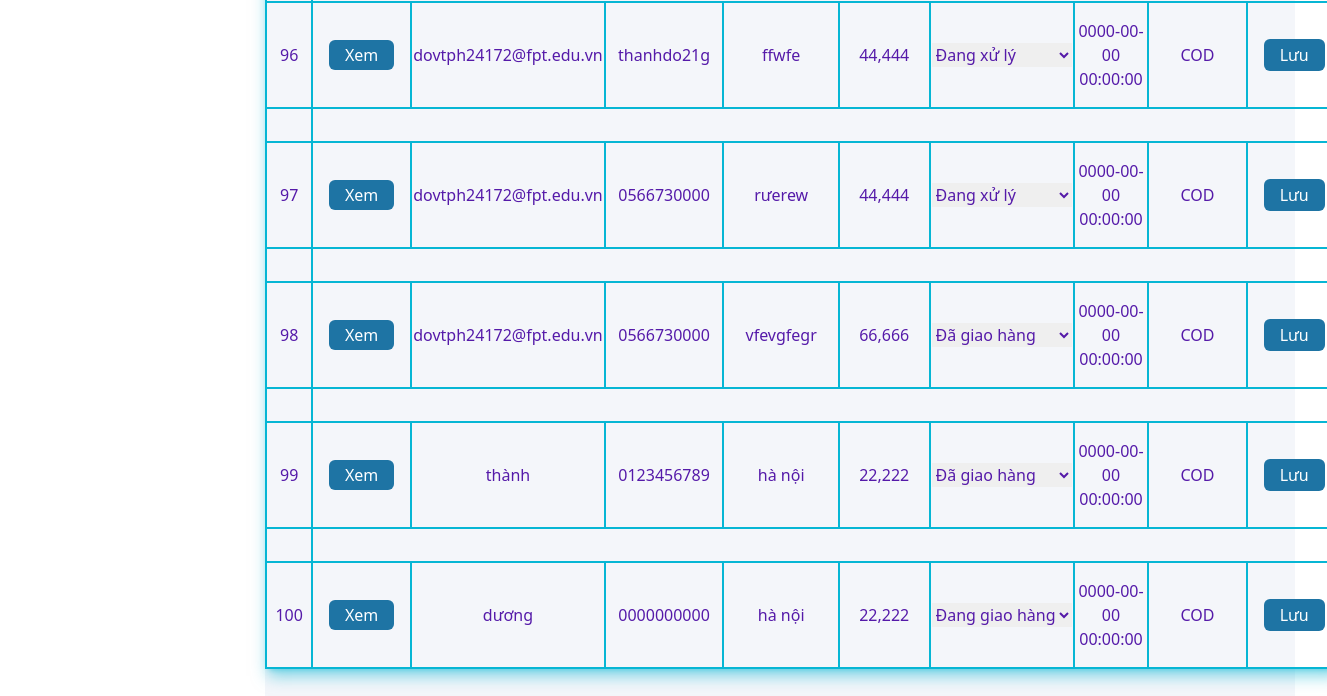
Page /admin/index.php?act=listorder (signed in, lower part) on the earlier database version.
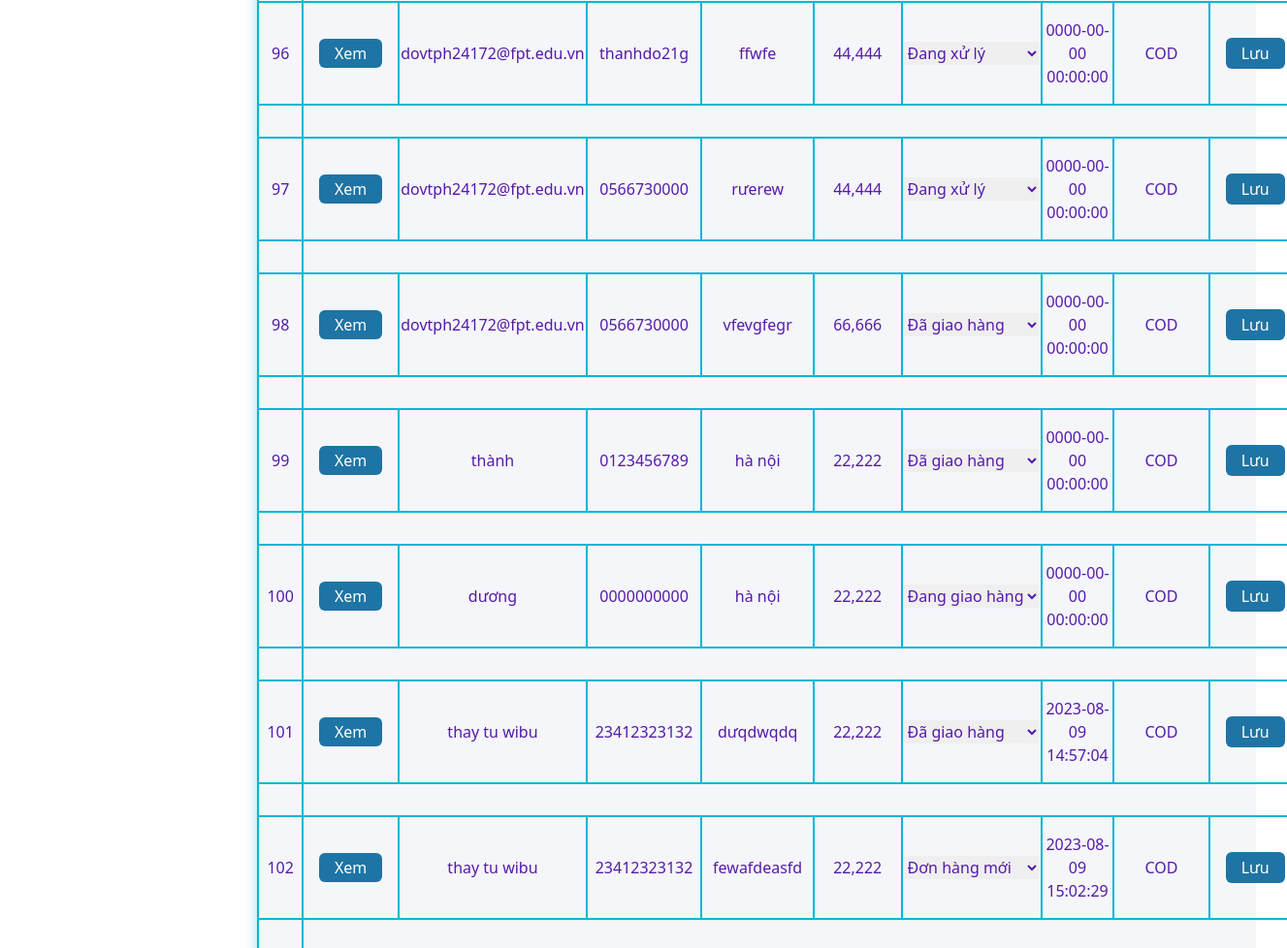
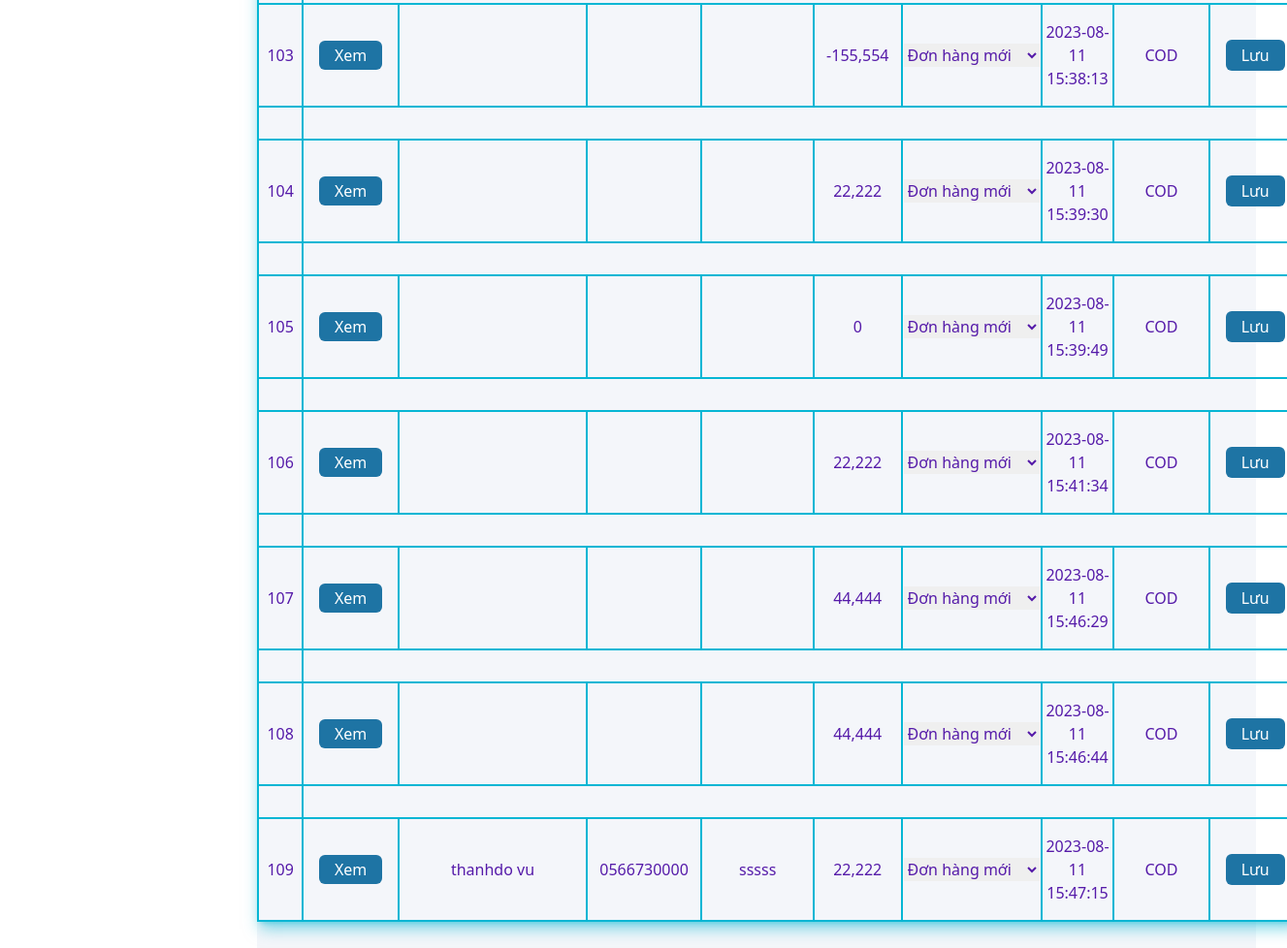
Same page on the later database version (2 pictures, top to bottom).
### tables this page shows
CREATE TABLE `order` (
  `id` int(11) NOT NULL,
  `id_user` int(11) DEFAULT NULL,
  `code_cart` varchar(11) NOT NULL,
  `status` tinyint(2) NOT NULL,
  `total` int(11) DEFAULT NULL,
  `time` timestamp NOT NULL DEFAULT current_timestamp(),
  `ship_address` varchar(255) DEFAULT NULL,
  `ship_name_user` varchar(255) DEFAULT NULL,
  `ship_phone_user` varchar(255) DEFAULT NULL,
  `pttt` varchar(11) DEFAULT NULL
);

### guest/pdo.php (called while the page is built, shortened)
<?php
function pdo_get_connection()
{
    $dburl = "mysql:host=localhost;dbname=duan1;charset=utf8";
    $username = 'root';
    $password = '';
    $conn = new PDO($dburl, $username, $password);
    $conn->setAttribute(PDO::ATTR_ERRMODE, PDO::ERRMODE_EXCEPTION);
    return $conn;
}
function pdo_query($sql)
{
    $sql_args = array_slice(func_get_args(), 1);
    try {
        $conn = pdo_get_connection();
        $stmt = $conn->prepare($sql);
        $stmt->execute($sql_args);
        $rows = $stmt->fetchAll();
        return $rows;
    } catch (PDOException $e) {
        throw $e;
    } finally {
        unset($conn);
    }
}

### guest/order.php (called while the page is built, shortened)
<?php
function loadall_order_admin()
{
    $sql = "SELECT * FROM `order`";
    $bill = pdo_query($sql);
    return $bill;
}
function checkstatus(){
   return $status = [[0,'Đơn hàng mới'],[1,'Đang xử lý'],[2,'Đang giao hàng'],[3,'Đã giao hàng']];
}

### admin/order/listorder.php (the view, shortened to what this page needs)
            <div class="home mt-5   py-10 mr-8 bg-[#F4F6FA] h-auto rounded">
                <div class="">
                    <table class="table border-2 border-cyan-500 shadow-lg shadow-cyan-500/50 mx-auto">
                        <?php  $tong = 0;
                         foreach($order as $order){
                           $pttt = $order['pttt'];
                     echo '
                     <form  action="index.php?act=status" method="post">
                        <tr class="text-[#551AA9] space-x-4">
                     <td class="border-2 border-cyan-500 py-4 px-2 text-center">
                     <tr class="text-[#551AA9] space-x-4">
                            <td class="border-2 border-cyan-500 py-4 px-2 text-center">
                            '.$order['id'].'
                            </td>
                            <td class="border-2 border-cyan-500 py-4 px-2 text-center">
                            <a class="py-1 px-4 bg-[#1E74A4] hover:bg-[#BAAACE] hover:text-white text-white rounded-md mx-2"
                            href="index.php?act=detail_order&code_cart='.$order['code_cart'].'">Xem</a>
                            </td>
                            <td class="border-2 border-cyan-500 py-4  text-center">
                            '.$order['ship_name_user'].'
                            </td>
                            <td class="border-2 border-cyan-500 py-4 px-2 text-center">
                            '.$order['ship_phone_user'].'
                            </td>
                            <td class="border-2 border-cyan-500 py-4 px-2 text-center">
                            '.$order['ship_address'].'
                            </td>
                            <td class="border-2 border-cyan-500 py-2 px-2 text-center
                            ">
                            '.number_format($order['total']).'
                            </td>
                            <td class="border-2 border-cyan-500 py-4  text-center">
                            <select name="status"> ';
                            $liststatus = checkstatus();
                            foreach($liststatus as $liststatus){
                                if($order['status'] == $liststatus['0']){
                                    echo'
                               <option selected="selected" value="'.$liststatus[0].'">'.$liststatus[1].'</option>
                                    ';
                                }
                                else{
                                    echo'
                               <option value="'.$liststatus[0].'">'.$liststatus[1].'</option>
                                    ';
                                }
                            }
                            echo '
                        </select>
                            </td>
                            <td class="border-2 border-cyan-500 py-4  text-center">
                            '.$order['time'].'
                            </td>
                            <td class="border-2 border-cyan-500 py-4  text-center">
                            '.$pttt.'
                            <td class="border-2 border-cyan-500 py-4 px-2 text-center">
                                    <input type="hidden" name="id" value="'.$order['id'].'">
                                    <input class="py-1 px-4 bg-[#1E74A4] hover:bg-[#BAAACE] hover:text-white text-white rounded-md mx-2" type="submit" name="luu" value="Lưu">
                            </td>
                        </tr>
                        </td>
        </tr>
        </form>
        ';} ?>
                    </table>
                </div>
            </div>
        </div>
    </div>
</body>
</html>

Differences in the rows shown:
added order: id "101", ship_name_user "thay tu wibu", ship_phone_user "23412323132", ship_address "dưqdwqdq", total "22,222", status "Đã giao hàng", time "2023-08-09 14:57:04", pttt "COD"
added order: id "102", ship_name_user "thay tu wibu", ship_phone_user "23412323132", ship_address "fewafdeasfd", total "22,222", status "Đơn hàng mới", time "2023-08-09 15:02:29", pttt "COD"
added order: id "103", total "-155,554", status "Đơn hàng mới", time "2023-08-11 15:38:13", pttt "COD"
added order: id "104", total "22,222", status "Đơn hàng mới", time "2023-08-11 15:39:30", pttt "COD"
added order: id "105", total "0", status "Đơn hàng mới", time "2023-08-11 15:39:49", pttt "COD"
added order: id "106", total "22,222", status "Đơn hàng mới", time "2023-08-11 15:41:34", pttt "COD"
added order: id "107", total "44,444", status "Đơn hàng mới", time "2023-08-11 15:46:29", pttt "COD"
added order: id "108", total "44,444", status "Đơn hàng mới", time "2023-08-11 15:46:44", pttt "COD"
added order: id "109", ship_name_user "thanhdo vu", ship_phone_user "0566730000", ship_address "sssss", total "22,222", status "Đơn hàng mới", time "2023-08-11 15:47:15", pttt "COD"
